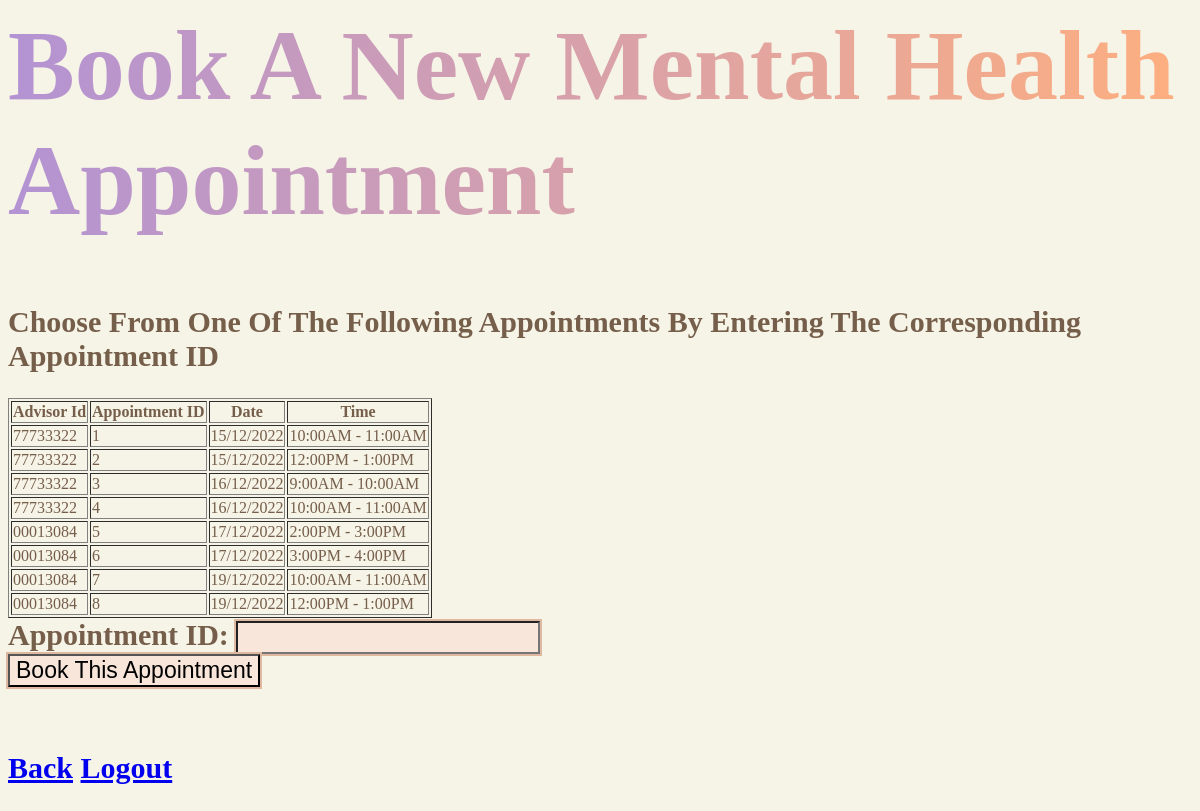
Screenshot of /bookMHapp.php with the database file from the repository.
### tables this page shows
CREATE TABLE `Appointments` (
  `Advisor_ID` VARCHAR(8) NOT NULL,
  `Appointment_ID` INT NOT NULL AUTO_INCREMENT,
  `Date` VARCHAR(10) NOT NULL,
  `Time` VARCHAR(17) NOT NULL,
  `Student_ID` VARCHAR(8) NULL,
  PRIMARY KEY (`Appointment_ID`),
  FOREIGN KEY (`Advisor_ID`) REFERENCES `Mental Health Advisors`(`EmployeeID`),
  FOREIGN KEY (`Student_ID`) REFERENCES `Students`(`ID`)
);

### bookMHapp.php (the view, shortened to what this page needs)
<html>
<header>
    <h1>Book A New Mental Health Appointment</h1>
</header>
<body>
    <h2>Choose From One Of The Following Appointments By Entering The Corresponding Appointment ID<h2>
    <?php
    include 'databaseConnect.php';
    $result = mysqli_query($conn,"SELECT * FROM APPOINTMENTS AS A WHERE A.Student_ID IS NULL");
    echo "<table border= '1'>
    <tr>
    <th> Advisor Id</th>
    <th> Appointment ID</th>
    <th> Date</th>
    <th> Time</th>
    </tr>";
    while($row = mysqli_fetch_array($result))
    {
        echo "<tr>";
        echo "<td>" . $row[0] . "</td>";
        echo "<td>" . $row[1] . "</td>";
        echo "<td>" . $row[2] . "</td>";
        echo "<td>" . $row[3] . "</td>";
        echo "</tr>";
    }
    echo"</table>";
    ?>
<body>
<form action="bookMHappSQL.php" method="post">
    Appointment ID: <input type="number" name="appointmentID" required><br>
    <input type="submit" value="Book This Appointment">
</form>
<br>
<a href="appointmentsMainPg.php">Back</a>
<a href="logoutpg.php">Logout</a>
<br>
<html>

### bookMHapp.php (style rules this page uses)
body { text-align: left; padding-bottom: 100px; background: #F6F3E7; padding-top: 120px; font-size: 20px; color: #755E4A; }
header { margin-top: -120; padding: -50px; font-size: 50px; font-weight: 50; background-image: linear-gradient(to left, #feaf7f, #b393d3); color: transparent; background-clip: text; -webkit-background-clip: text; }
input { font-size: 23px; font-weight: 90; background-color: #f7e6d9; box-shadow: 0 0 0 2px #DEB8A0; transition: all .9s ease; align: top; }

### rows the page displays
appointments: Advisor_ID "77733322", Appointment_ID "1", Date "15/12/2022", Time "10:00AM - 11:00AM"
appointments: Advisor_ID "77733322", Appointment_ID "2", Date "15/12/2022", Time "12:00PM - 1:00PM"
appointments: Advisor_ID "77733322", Appointment_ID "3", Date "16/12/2022", Time "9:00AM - 10:00AM"
appointments: Advisor_ID "77733322", Appointment_ID "4", Date "16/12/2022", Time "10:00AM - 11:00AM"
appointments: Advisor_ID "00013084", Appointment_ID "5", Date "17/12/2022", Time "2:00PM - 3:00PM"
appointments: Advisor_ID "00013084", Appointment_ID "6", Date "17/12/2022", Time "3:00PM - 4:00PM"
appointments: Advisor_ID "00013084", Appointment_ID "7", Date "19/12/2022", Time "10:00AM - 11:00AM"
appointments: Advisor_ID "00013084", Appointment_ID "8", Date "19/12/2022", Time "12:00PM - 1:00PM"
